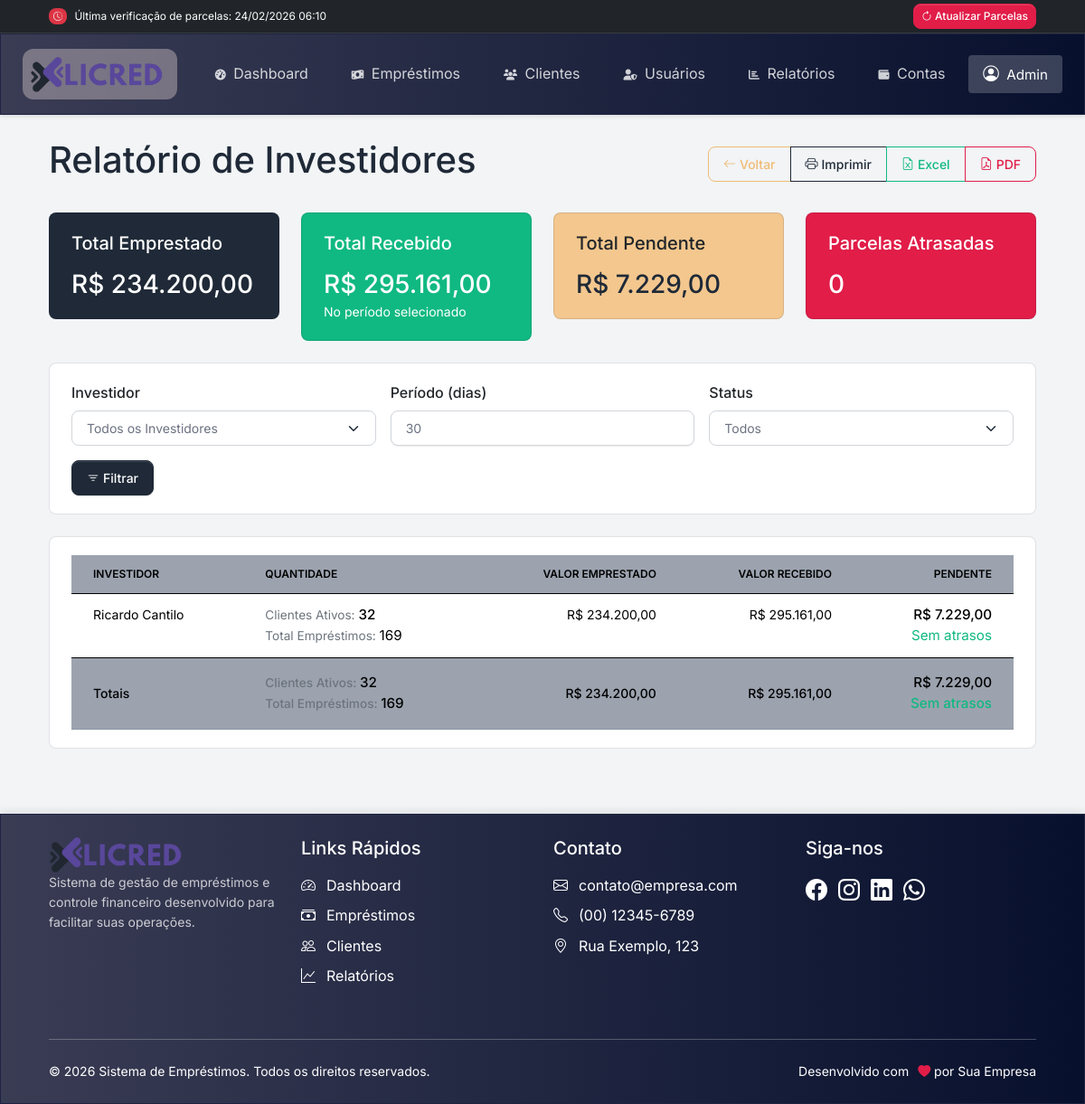
The app's page /relatorios/investidores_clientes.php (signed in) with its own data.
### tables this page shows
CREATE TABLE `usuarios` (
  `id` int(11) NOT NULL,
  `nome` varchar(255) NOT NULL,
  `email` varchar(150) NOT NULL,
  `senha` varchar(255) NOT NULL,
  `tipo` enum('administrador','investidor') NOT NULL DEFAULT 'investidor',
  `nivel_autoridade` enum('administrador','investidor','superadmin') NOT NULL DEFAULT 'investidor'
);

### relatorios/investidores_clientes.php (the view, shortened to what this page needs)
<?php
require_once __DIR__ . '/../includes/head.php';
$filtro_investidor = isset($_GET['investidor']) ? intval($_GET['investidor']) : 0;
$filtro_periodo = isset($_GET['periodo']) ? intval($_GET['periodo']) : 30;
$status_condition = "";
$sql = "SELECT
    u.id AS investidor_id,
    u.nome AS investidor_nome,
    COUNT(DISTINCT c.id) AS total_clientes,
    COUNT(DISTINCT CASE WHEN e.id IS NOT NULL $status_condition THEN e.id END) AS total_emprestimos,
    COALESCE(SUM(CASE WHEN e.id IS NOT NULL $status_condition THEN e.valor_emprestado ELSE 0 END), 0) AS total_valor_emprestado,
    (
        SELECT COALESCE(SUM(
            CASE
                WHEN p.status = 'pago' THEN p.valor
                WHEN p.status = 'parcial' THEN COALESCE(p.valor_pago, 0)
                ELSE 0
            END
        ), 0)
        FROM parcelas p
        JOIN emprestimos e2 ON p.emprestimo_id = e2.id
        WHERE e2.investidor_id = u.id
        $status_condition
    ) AS total_valor_recebido,
    (
        SELECT COALESCE(SUM(
            CASE
                WHEN p.status IN ('pendente', 'atrasado') THEN p.valor
                WHEN p.status = 'parcial' THEN (p.valor - COALESCE(p.valor_pago, 0))
                ELSE 0
            END
        ), 0)
        FROM parcelas p
        JOIN emprestimos e2 ON p.emprestimo_id = e2.id
        WHERE e2.investidor_id = u.id
        $status_condition
    ) AS total_valor_pendente,
    (
        SELECT COUNT(DISTINCT p2.id)
        FROM parcelas p2
        JOIN emprestimos e2 ON p2.emprestimo_id = e2.id
        WHERE e2.investidor_id = u.id
        $status_condition
        AND p2.vencimento < CURRENT_DATE()
        AND p2.status = 'pendente'
    ) AS parcelas_atrasadas
FROM
    usuarios u
LEFT JOIN
    emprestimos e ON u.id = e.investidor_id
LEFT JOIN
    clientes c ON e.cliente_id = c.id
WHERE
    u.tipo = 'investidor'
GROUP BY
    u.id, u.nome
ORDER BY
    u.nome";
$result = $conn->query($sql);
$investidores = [];
while ($row = $result->fetch_assoc()) {
    $investidores[] = $row;
}
$investidor_selecionado_nome = '';
$total_geral_clientes = 0;
$total_geral_emprestimos = 0;
$total_geral_emprestado = 0;
$total_geral_recebido = 0;
$total_geral_pendente = 0;
$total_geral_atrasadas = 0;
foreach ($investidores as $investidor) {
    $total_geral_clientes += $investidor['total_clientes'];
    $total_geral_emprestimos += $investidor['total_emprestimos'];
    $total_geral_emprestado += $investidor['total_valor_emprestado'];
    $total_geral_recebido += $investidor['total_valor_recebido'];
    $total_geral_pendente += $investidor['total_valor_pendente'];
    $total_geral_atrasadas += $investidor['parcelas_atrasadas'];
}
?>
<body>
    <?php require_once __DIR__ . '/../includes/navbar.php'; ?>
    <div class="container py-4">
        <div class="d-flex justify-content-between align-items-center mb-4">
            <h1><?= $filtro_investidor > 0 ? "Clientes do Investidor: $investidor_selecionado_nome" : "Relatório de Investidores" ?></h1>
            <div class="btn-group">
                <a href="index.php" class="btn btn-outline-secondary">
                    <i class="bi bi-arrow-left me-1"></i>Voltar
                </a>
                <button type="button" class="btn btn-outline-primary" onclick="window.print()">
                    <i class="bi bi-printer me-1"></i>Imprimir
                </button>
                <button type="button" class="btn btn-outline-success" onclick="exportarExcel()">
                    <i class="bi bi-file-earmark-excel me-1"></i>Excel
                </button>
                <button type="button" class="btn btn-outline-danger" onclick="exportarPDF()">
                    <i class="bi bi-file-earmark-pdf me-1"></i>PDF
                </button>
            </div>
        </div>
        <div class="row mb-4">
            <div class="col-md-3">
                <div class="card bg-primary text-white">
                    <div class="card-body">
                        <h5 class="card-title">Total Emprestado</h5>
                        <h3 class="mb-0">R$ <?= number_format($total_geral_emprestado, 2, ',', '.') ?></h3>
                    </div>
                </div>
            </div>
            <div class="col-md-3">
                <div class="card bg-success text-white">
                    <div class="card-body">
                        <h5 class="card-title">Total Recebido</h5>
                        <h3 class="mb-0">R$ <?= number_format($total_geral_recebido, 2, ',', '.') ?></h3>
                        <small>No período selecionado</small>
                    </div>
                </div>
            </div>
            <div class="col-md-3">
                <div class="card bg-warning">
                    <div class="card-body">
                        <h5 class="card-title">Total Pendente</h5>
                        <h3 class="mb-0">R$ <?= number_format($total_geral_pendente, 2, ',', '.') ?></h3>
                    </div>
                </div>
            </div>
            <div class="col-md-3">
                <div class="card bg-danger text-white">
                    <div class="card-body">
                        <h5 class="card-title">Parcelas Atrasadas</h5>
                        <h3 class="mb-0"><?= $total_geral_atrasadas ?></h3>
                    </div>
                </div>
            </div>
        </div>
        <div class="card mb-4">
            <div class="card-body">
                <form action="" method="GET" class="row g-3">
                    <div class="col-md-4">
                        <label for="investidor" class="form-label">Investidor</label>
                        <select name="investidor" id="investidor" class="form-select">
                            <option value="0">Todos os Investidores</option>
                        </select>
                    </div>
                    <div class="col-md-4">
                        <label for="periodo" class="form-label">Período (dias)</label>
                        <input type="number" class="form-control" id="periodo" name="periodo" value="<?= $filtro_periodo ?>">
                    </div>
                    <div class="col-md-4">
                        <label for="status" class="form-label">Status</label>
                        <select name="status" id="status" class="form-select">
                            <option value="">Todos</option>
                        </select>
                    </div>
                    <div class="col-12">
                        <button type="submit" name="filtrar" value="1" class="btn btn-primary">
                            <i class="bi bi-filter me-1"></i>Filtrar
                        </button>
                    </div>
                </form>
            </div>
        </div>
        <?php if ($filtro_investidor === 0): ?>
            <div class="card">
                <div class="card-body">
                    <?php if (count($investidores) > 0): ?>
                        <div class="table-responsive">
                            <table class="table table-hover">
                                <thead class="table-light">
                                    <tr>
                                        <th>Investidor</th>
                                        <th>Quantidade</th>
                                        <th class="text-end">Valor Emprestado</th>
                                        <th class="text-end">Valor Recebido</th>
                                        <th class="text-end">Pendente</th>
                                    </tr>
                                </thead>
                                <tbody>
                                    <?php foreach ($investidores as $investidor): ?>
                                    <tr>
                                        <td><?= htmlspecialchars($investidor['investidor_nome']) ?></td>
                                        <td>
                                            <div>
                                                <small class="text-muted">Clientes Ativos: </small>
                                                <strong><?= $investidor['total_clientes'] ?></strong>
                                            </div>
                                            <div>
                                                <small class="text-muted">Total Empréstimos: </small>
                                                <span><?= $investidor['total_emprestimos'] ?></span>
                                            </div>
                                        </td>
                                        <td class="text-end">R$ <?= number_format($investidor['total_valor_emprestado'], 2, ',', '.') ?></td>
                                        <td class="text-end">R$ <?= number_format($investidor['total_valor_recebido'], 2, ',', '.') ?></td>
                                        <td class="text-end">
                                            <div>
                                                <strong>R$ <?= number_format($investidor['total_valor_pendente'], 2, ',', '.') ?></strong>
                                            </div>
                                            <div>
                                                <small class="text-muted">
                                                    <?php if ($investidor['parcelas_atrasadas'] > 0): ?>
                                                        <span class="text-danger"><?= $investidor['parcelas_atrasadas'] ?> parcela(s) atrasada(s)</span>
                                                    <?php else: ?>
                                                        <span class="text-success">Sem atrasos</span>
                                                    <?php endif; ?>
                                                </small>
                                            </div>
                                        </td>
                                    </tr>
                                    <?php endforeach; ?>
                                </tbody>
                                <tfoot class="table-light">
                                    <tr>
                                        <th>Totais</th>
                                        <th>
                                            <div>
                                                <small class="text-muted">Clientes Ativos: </small>
                                                <strong><?= $total_geral_clientes ?></strong>
                                            </div>
                                            <div>
                                                <small class="text-muted">Total Empréstimos: </small>
                                                <span><?= $total_geral_emprestimos ?></span>
                                            </div>
                                        </th>
                                        <th class="text-end">R$ <?= number_format($total_geral_emprestado, 2, ',', '.') ?></th>
                                        <th class="text-end">R$ <?= number_format($total_geral_recebido, 2, ',', '.') ?></th>
                                        <th class="text-end">
                                            <div>
                                                <strong>R$ <?= number_format($total_geral_pendente, 2, ',', '.') ?></strong>
                                            </div>
                                            <div>
                                                <small class="text-muted">
                                                    <?php if ($total_geral_atrasadas > 0): ?>
                                                        <span class="text-danger"><?= $total_geral_atrasadas ?> parcela(s) atrasada(s)</span>
                                                    <?php else: ?>
                                                        <span class="text-success">Sem atrasos</span>
                                                    <?php endif; ?>
                                                </small>
                                            </div>
                                        </th>
                                    </tr>
                                </tfoot>
                            </table>
                        </div>
                    <?php else: ?>
                        <div class="alert alert-info">
                            Não foram encontrados investidores com os filtros selecionados.
                        </div>
                    <?php endif; ?>
                </div>
            </div>
        <?php endif; ?>
    </div>
    <?php require_once __DIR__ . '/../includes/footer.php'; ?>
</body>
</html>

### assets/css/estilo.css (style rules this page uses)
:root { --bg-blue-dark: linear-gradient(to right, rgb(58 60 84), rgb(7 16 45)); --border-blue-dark: 1px solid rgb(30 35 65); --bg-blue-light: linear-gradient(to right, rgb(160 190 240), rgb(40 70 120)); --border-blue-light: 1px solid rgb(50 90 140); --bg-purple: linear-gradient(to right, rgb(138 43 226), rgb(60 0 100)); --border-purple: 1px solid rgb(90 20 130); --bg-pink: linear-gradient(to right, rgb(255 182 193), rgb(180 60 100)); --border-pink: 1px solid rgb(190 80 110); --bg-orange: linear-gradient(to right, rgb(255 200 100), rgb(180 80 0)); --border-orange: 1px solid rgb(190 100 20); --bg-green: linear-gradient(to right, rgb(80 130 80), rgb(30 70 30)); --border-green: 1px solid rgb(40 90 40); --bg-green-teal: linear-gradient(to right, rgb(64 224 208), rgb(0 80 80)); --border-green-teal: 1px solid rgb(20 100 100); --bg-red: linear-gradient(to right, rgb(150 30 30), rgb(70 0 0)); --border-red: 1px solid rgb(90 10 10); --bg-gray: linear-gradient(to right, rgb(120 120 120), rgb(50 50 50)); --border-gray: 1px solid rgb(70 70 70); --bg-black-soft: linear-gradient(to right, rgb(50 50 50), rgb(10 10 10)); --border-black-soft: 1px solid rgb(30 30 30); }
.table th, .table td { padding: 0.5rem; font-size: 0.9rem; }

### relatorios/investidores_clientes.php (style rules this page uses)
.text-muted { color: #6c757d !important; font-size: 0.85rem; }
strong, span { font-size: 0.95rem; }

### records on screen
usuarios: nome "Ricardo Cantilo", total_clientes "32", total_emprestimos "169", total_valor_emprestado "234.200,00", total_valor_recebido "295.161,00", total_valor_pendente "7.229,00"

### other values on screen
$data_hora_verificacao "24/02/2026 06:10"
$item['texto'] "Dashboard"
$item['texto'] "Empréstimos"
$item['texto'] "Clientes"
$item['texto'] "Usuários"
$item['texto'] "Relatórios"
$item['texto'] "Contas"
$total_geral_emprestado "234.200,00"
$total_geral_recebido "295.161,00"
$total_geral_pendente "7.229,00"
$total_geral_atrasadas "0"
$total_geral_clientes "32"
$total_geral_emprestimos "169"
